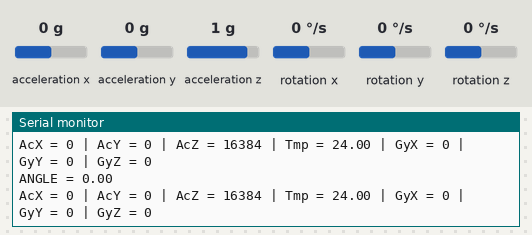
Recording of a sketch running on a simulated Arduino Uno, built with avr-gcc and run on an emulated ATmega328P. Shown: the last lines printed to the serial monitor. Wiring (inferred from the names in the program): MPU-6050 motion sensor at I2C address 0x68. The inputs (shaded band) are chosen by the test bench; at power-on: acceleration z 1 g, acceleration x 0 g, acceleration y 0 g, rotation x 0 °/s, rotation y 0 °/s, rotation z 0 °/s.

Above: at 2.6 s.
2.7 s: acceleration z set to 0 g
At 3.11 s:
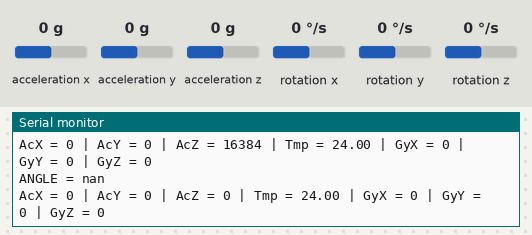
4.7 s: acceleration x set to -1.4 g
At 4.9 s:
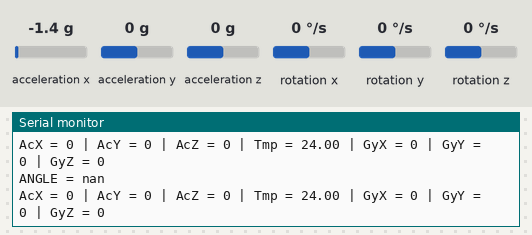
6.2 s: acceleration y set to -1.4 g
At 6.35 s:
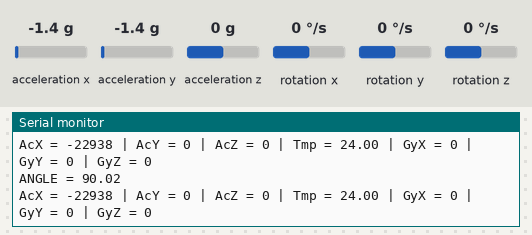
7.7 s: rotation x set to -192 °/s
At 7.83 s:
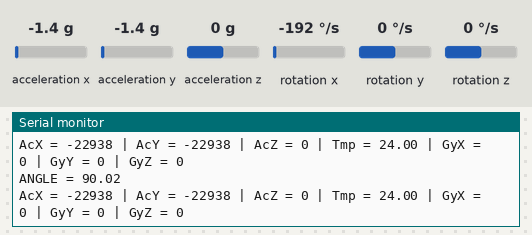
9.2 s: acceleration z set to -1.4 g
At 9.32 s:
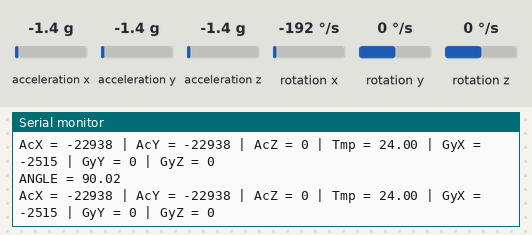
12.2 s: rotation y set to -192 °/s
At 12.36 s:
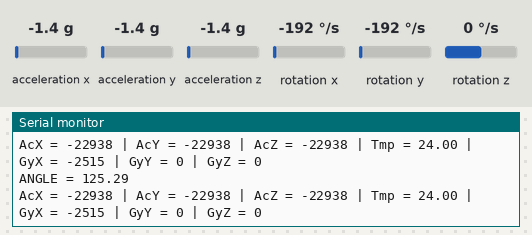
Timing chart, 0 to 15.2 s (numbered marks = the images above; inputs shaded):
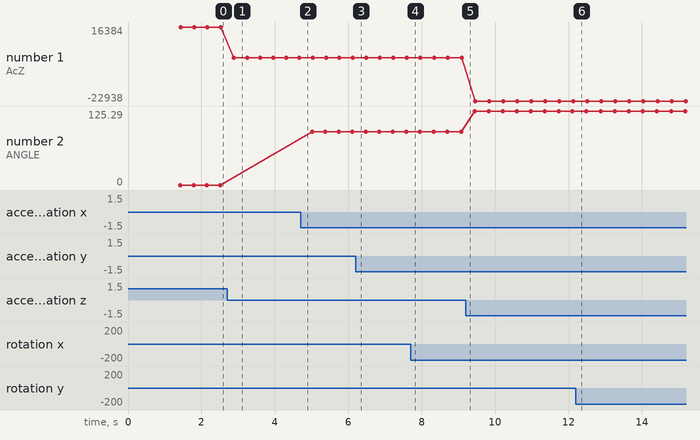

The sketch:

AccelerometerGyroTest.ino
```cpp
#include<Wire.h>

const int MPU_addr=0x68;  // I2C address of the MPU-6050
int oX, oY, oZ, oGX, oGY, oGZ;
int16_t AcX,AcY,AcZ,Tmp,GyX,GyY,GyZ;

void readImu() {
  Wire.beginTransmission(MPU_addr);
  Wire.write(0x3B);  // starting with register 0x3B (ACCEL_XOUT_H)
  Wire.endTransmission(false);
  Wire.requestFrom(MPU_addr,14,true);  // request a total of 14 registers
  AcX=Wire.read()<<8|Wire.read();  // 0x3B (ACCEL_XOUT_H) & 0x3C (ACCEL_XOUT_L)
  AcY=Wire.read()<<8|Wire.read();  // 0x3D (ACCEL_YOUT_H) & 0x3E (ACCEL_YOUT_L)
  AcZ=Wire.read()<<8|Wire.read();  // 0x3F (ACCEL_ZOUT_H) & 0x40 (ACCEL_ZOUT_L)
  Tmp=Wire.read()<<8|Wire.read();  // 0x41 (TEMP_OUT_H) & 0x42 (TEMP_OUT_L)
  GyX=Wire.read()<<8|Wire.read();  // 0x43 (GYRO_XOUT_H) & 0x44 (GYRO_XOUT_L)
  GyY=Wire.read()<<8|Wire.read();  // 0x45 (GYRO_YOUT_H) & 0x46 (GYRO_YOUT_L)
  GyZ=Wire.read()<<8|Wire.read();  // 0x47 (GYRO_ZOUT_H) & 0x48 (GYRO_ZOUT_L)


}

void setup(){
  Wire.begin();
  Wire.beginTransmission(MPU_addr);
  Wire.write(0x6B);  // PWR_MGMT_1 register
  Wire.write(0);     // set to zero (wakes up the MPU-6050)
  Wire.endTransmission(true);
  Serial.begin(9600);

  oX = 0;
  oY = 0;
  oZ = 0;
  oGX = 0;
  oGY = 0;
  oGZ = 0;

  delay(1000);

  // Calibrate ground level
  for (int i=0; i < 200; ++i) {
    readImu();
    oX = (( (float) oX * i ) + AcX ) / (i+1);
    oY = (( (float) oY * i ) + AcY ) / (i+1);
    oZ = (( (float) oZ * i ) + AcZ ) / (i+1);
    oGX = (( (float) oGX * i ) + GyX ) / (i+1);
    oGY = (( (float) oGY * i ) + GyY ) / (i+1);
    oGZ = (( (float) oGZ * i ) + GyZ ) / (i+1);
  }
}


void loop(){

  readImu();

  GyX = (GyX - oGX) / 10;
  GyY = (GyY - oGY) / 10;
  GyZ = (GyZ - oGZ) / 10;

  // current a vector
  float x = AcX;
  float y = AcY;
  float z = AcZ;
  float absV = sqrt( x*x + y*y + z*z );
  x = x/absV;
  y = y/absV;
  z = z/absV;

  // original a vector
  float xo = oX;
  float yo = oY;
  float zo = oZ;
  float absVo = sqrt( xo*xo + yo*yo + zo*zo );
  xo = xo/absVo;
  yo = yo/absVo;
  zo = zo/absVo;

  double angle = acos(x*xo + y*yo + z*zo) * 180 / 3.141;

  Serial.print("ANGLE = "); Serial.println(angle);
  Serial.print("AcX = "); Serial.print(AcX);
  Serial.print(" | AcY = "); Serial.print(AcY);
  Serial.print(" | AcZ = "); Serial.print(AcZ);
  Serial.print(" | Tmp = "); Serial.print(Tmp/340.00+36.53);  //equation for temperature in degrees C from datasheet
  Serial.print(" | GyX = "); Serial.print(GyX);
  Serial.print(" | GyY = "); Serial.print(GyY);
  Serial.print(" | GyZ = "); Serial.println(GyZ);
  delay(333);
}
```

Measured:
- after the input at 2.7 s, the serial monitor: prints a new line after 0.17 s (image 1)
- plotted number 2: 0 → 90.02 after the input at 4.7 s, 90.02 → 125.29 after the input at 9.2 s
